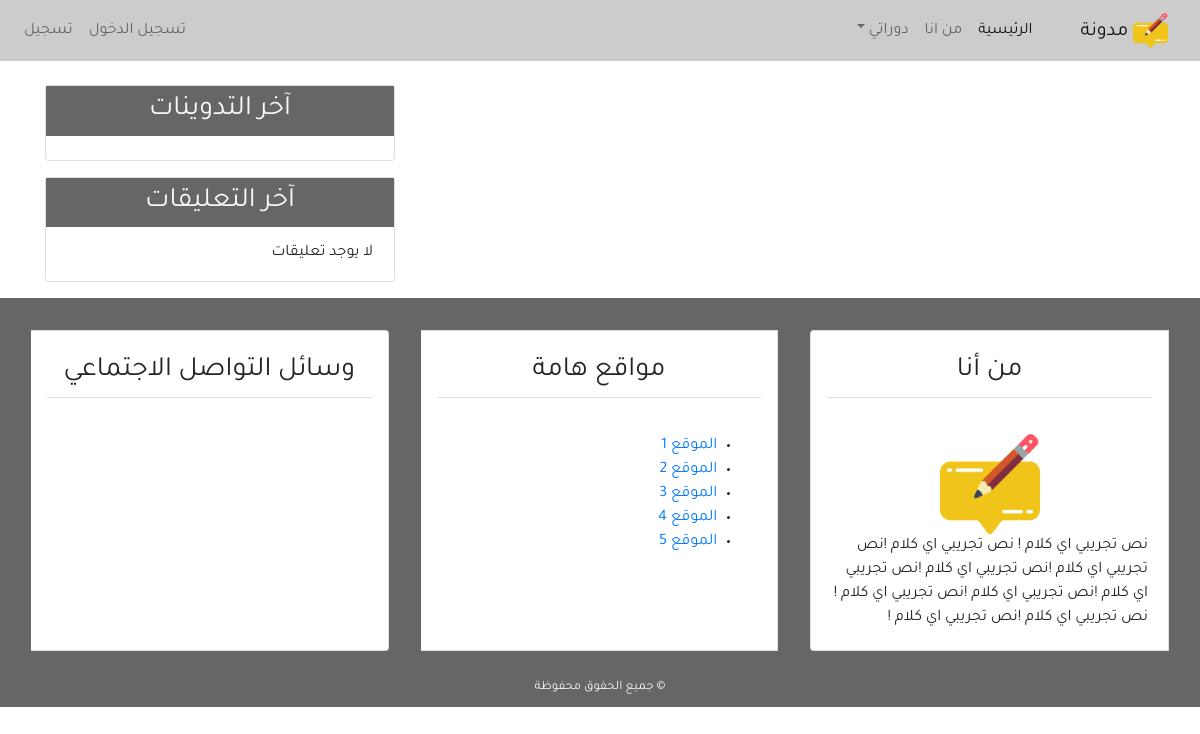
/, run on an earlier commit of the app's database.
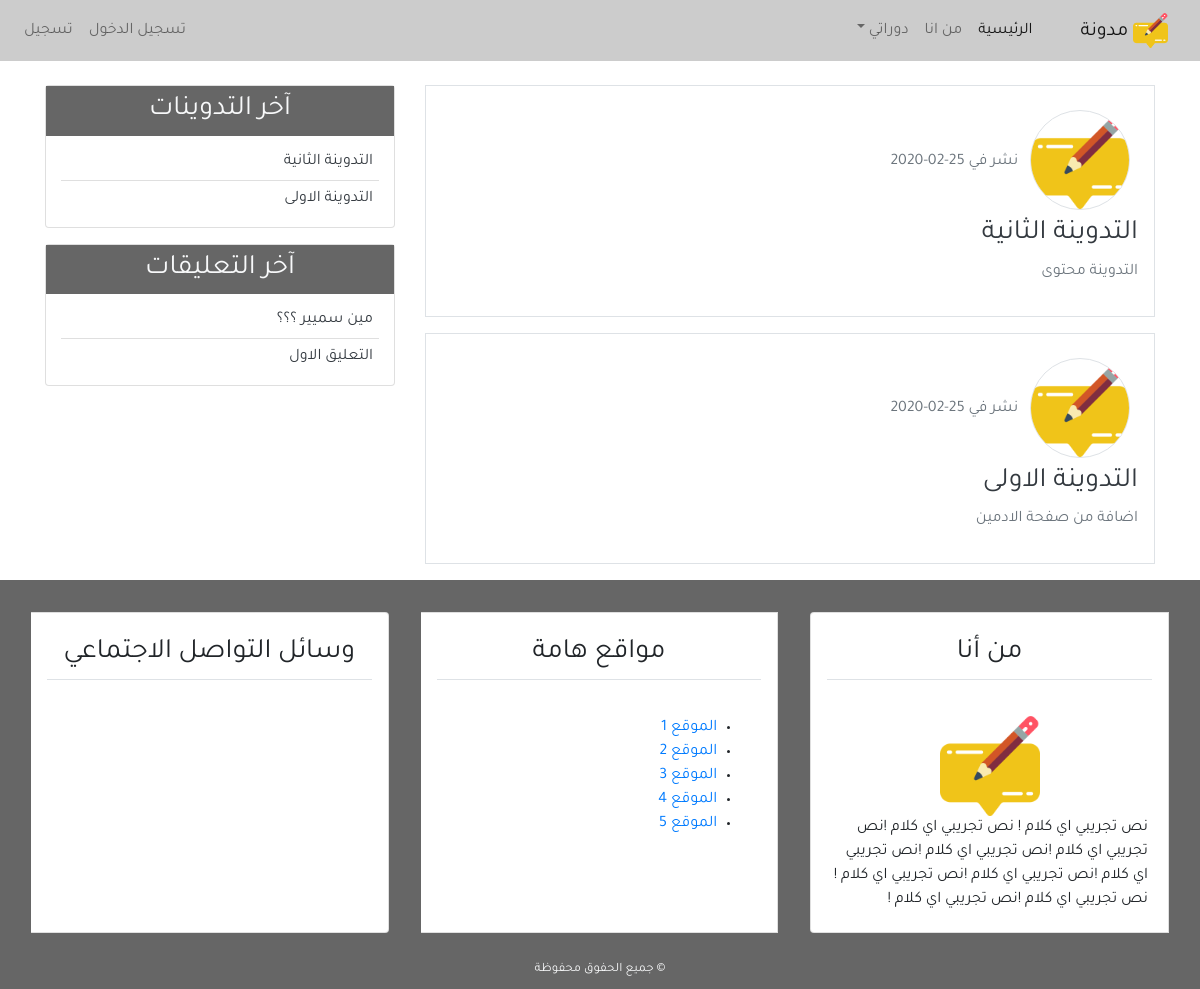
And on a later commit of the database.
### blog/models.py (models this page shows, shortened)
class Post(models.Model):
    title = models.CharField(max_length=100)
    content = models.TextField()
    post_date = models.DateTimeField(default=timezone.now)
    post_update = models.DateTimeField(auto_now=True)
    author = models.ForeignKey(User, on_delete=models.CASCADE)
    class Meta:
        ordering = ('-post_date',)

class Comment(models.Model):
    name = models.CharField(max_length=50, verbose_name='الاسم')
    email = models.EmailField(verbose_name='البريد')
    body = models.TextField(verbose_name='التعليق')
    comment_date = models.DateTimeField(auto_now_add=True)
    active = models.BooleanField(default=False)
    post = models.ForeignKey(Post, on_delete=models.CASCADE, related_name='comments')
    class Meta:
        ordering = ('-comment_date',)

### blog/views.py (the view)
# urls.py: path('', views.home, name='home'),
def home(req):
    context = {
        'title': 'الصفحة الرئيسية',
        'posts': Post.objects.all()
    }
    return render(req, 'blog/index.html', context)

### blog/templatetags/post_tag.py (called while the page is built)
@register.inclusion_tag('blog/latest_posts.html')
def latest_posts():
    context = {
        'l_posts':Post.objects.all()[0:5]
    }
    return context

@register.inclusion_tag('blog/latest_comments.html')
def latest_comments():
    context = {
        'l_comments': Comment.objects.filter(active=True)[:5],
    }
    return context

### blog/templates/blog/index.html (shortened to what this page needs)
{% extends 'blog/base.html' %}
{% load static %}
{% block content %}
    {% for post in posts %}
        <div class="border p-3 mb-3">
            <img class="img-fluid rounded-circle border m-2 " src="{% static 'blog/images/favicon.png' %}" width="100px" alt="صورة الناشر" />
            <span class="text-secondary">نشر في {{post.post_date|date:'d-m-Y'}}
            <h3><a class="text-dark" href="{% url 'detail' post.id %}">{{post.title}}</a></h3>
            <p>{{post.content}}</p>
        </div>
    {% endfor %}
{% endblock content %}

### blog/templates/blog/base.html (shortened to what this page needs)
{% load static %}
{% load post_tag %}
<!DOCTYPE html>
<html lang="ar">
    <head>
        <link rel="stylesheet" href="{% static 'blog/css/bootstrap.min.css' %}"/>
        <link rel="stylesheet" href="{% static 'blog/css/main.css' %}" />
    </head>
    <body>
        <header>
            <nav class="navbar navbar-expand-lg navbar-light bg-light">
                <a class="navbar-brand" href="#">
                    <img src="{% static 'blog/images/favicon.png' %}" alt="logo" width="35px"/>
                    مدونة</a>
                <div class="collapse navbar-collapse" id="navbarSupportedContent">
                    <ul class="navbar-nav">
                        <li class="nav-item active">
                            <a class="nav-link" href="{% url 'home' %}">الرئيسية <span class="sr-only">(current)</span></a>
                        </li>
                        <li class="nav-item">
                            <a class="nav-link" href="{% url 'about' %}">من انا</a>
                        </li>
                        <li class="nav-item dropdown">
                            <a class="nav-link dropdown-toggle" href="#" id="navbarDropdown" role="button" data-toggle="dropdown" aria-haspopup="true" aria-expanded="false">
                            دوراتي
                            </a>
                        </li>
                    </ul>
                    <ul class="navbar-nav mr-auto">
                        <li class="nav-item"><a class="nav-link" href="#">تسجيل الدخول</a></li>
                        <li class="nav-item"><a class="nav-link" href="{% url 'register' %}">تسجيل</a></li>
                    </ul>
                </div>
            </nav>
        </header>
        <section>
            <div class="container">
                <div class="row mt-4">
                    <div class="col-md-8">
                        {% block content %}
                        {% endblock content %}
                    </div>
                    <div class="col-md-4">
                        <div class="card mb-3">
                            <h3 class="text-center bg-secondary text-light p-2">
                                آخر التدوينات
                            </h3>
                            {% latest_posts %}
                        </div>
                        <div class="card mb-3">
                            <h3 class="text-center bg-secondary text-light p-2">
                                آخر التعليقات
                            </h3>
                            {% latest_comments %}
                        </div>
                    </div>
                </div>
            </div>
        </section>
        <footer class="bg-secondary">
            <div class="container-fluid">
                <div class="row">
                    <div class="col-md">
                        <div class="card-group mt-3">
                            <div class="card m-3">
                                <h3 class="card-title text-center border-bottom p-2 m-3">من أنا</h3>
                                <div class="card-body">
                                    <div class="text-center">
                                        <img src="{% static 'blog/images/favicon.png' %}" alt="logo" width="100px">
                                    </div>
                                    نص تجريبي اي كلام ! نص تجريبي اي كلام !نص تجريبي اي كلام !نص تجريبي اي كلام !نص تجريبي اي كلام !نص تجريبي اي كلام !نص تجريبي اي كلام !نص تجريبي اي كلام !نص تجريبي اي كلام !
                                </div>
                            </div>
                            <div class="card m-3">
                                <h3 class="card-title text-center border-bottom p-2 m-3">مواقع هامة</h3>
                                <div class="card-body">
                                    <ul>
                                        <li><a href="#">الموقع 1</a></li>
                                        <li><a href="#">الموقع 2</a></li>
                                        <li><a href="#">الموقع 3</a></li>
                                        <li><a href="#">الموقع 4</a></li>
                                        <li><a href="#">الموقع 5</a></li>
                                    </ul>
                                </div>
                            </div>
                            <div class="card m-3">
                                <h3 class="card-title text-center border-bottom p-2 m-3">وسائل التواصل الاجتماعي</h3>
                                <h4 class="card-body text-center">
                                </h4>
                            </div>
                        </div>
                    </div>
                </div>
                <div class="row p-2">
                    <div class="col-md text-center">
                        <small class="text-light">&copy; جميع الحفوق محفوظة</small>
                    </div>
                </div>
            </div>
        </footer>
    </body>
</html>

### blog/templates/blog/latest_posts.html
<ul class="list-group-flush latest-post">
    {% for post in l_posts %}
        <li class="list-group-item latest-post-item">
            <a class="text-dark" href="{% url 'detail' post.id %}">
                {{post.title}}
            </a>
        </li>
    {% endfor %}
</ul>

### blog/templates/blog/latest_comments.html
<ul class="list-group-flush latest-comment">
    {% for comment in l_comments %}
        <li class="list-group-item latest-comment-item">
            <a class="text-dark" href="{% url 'detail' comment.post.id %}">
            {% if comment.body|length > 40 %}
            {{comment.body|slice:'45'}} ..
            {% else %}
            {{comment.body}}
            {% endif %}
            </a>
        </li>
    {% empty %}
    <li class="list-group-item latest-comment-item">
        لا يوجد تعليقات
    </li>
    {% endfor %}
</ul>

### blog/static/blog/css/main.css (style rules this page uses)
html,body { direction: rtl; text-align: right; }
body { font-family: 'Tajawal',sans-serif; }
.bg-secondary { background-color: #666 !important; }
.bg-light { background-color: #ccc !important; }
.latest-post, .latest-comment { padding:0 15px; }
.latest-post .latest-post-item,.latest-comment .latest-comment-item { padding: 6px; }
.latest-post li:first-child, .latest-comment li:first-child { border-top: 0; }
.latest-post li:last-child, .latest-comment li:last-child { border-bottom: 0; padding-bottom: 0; }

What changed in the data, as far as the page shows it:
added Post: post_date "25-02-2020", title "التدوينة الثانية", content "التدوينة محتوى"
added Post: post_date "25-02-2020", title "التدوينة الاولى", content "اضافة من صفحة الادمين"
added Comment: body "مين سميير ؟؟؟"
added Comment: body "التعليق الاول"
Also different on the page:
text no longer shown: "لا يوجد تعليقات"
